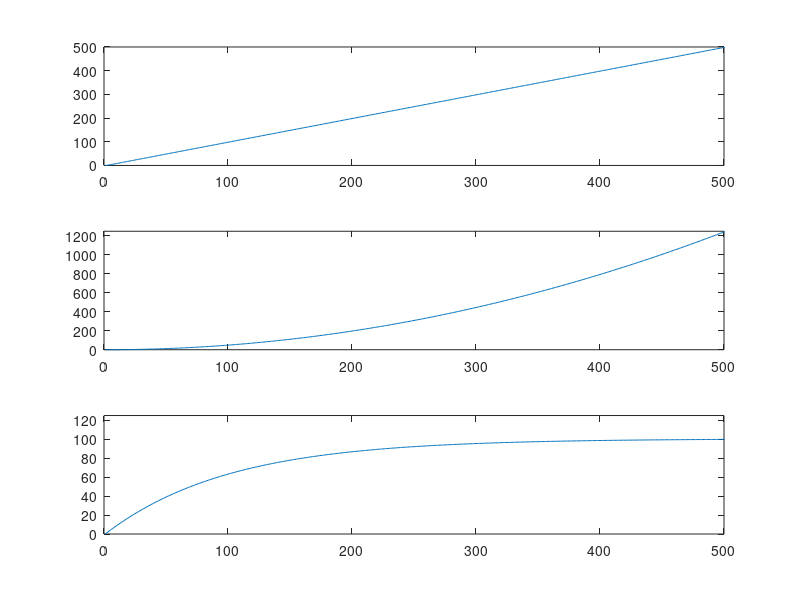

MATLAB code to generate this figure:
clear
t = 0:0.01:5;
y1 = 1*(t>0);
y2 = t.*(t>0);
y3 = exp(-t);
convy1 = conv(y1,y1);
convy2 = conv(y1,y2);
convy3 = conv(y1,y3);
figure(14)
subplot(311)
plot(convy1)
axis([0 500 0 500])
subplot(312)
plot(convy2)
axis([0 500 0 1250])
subplot(313)
plot(convy3)
axis([0 500 0 125])
